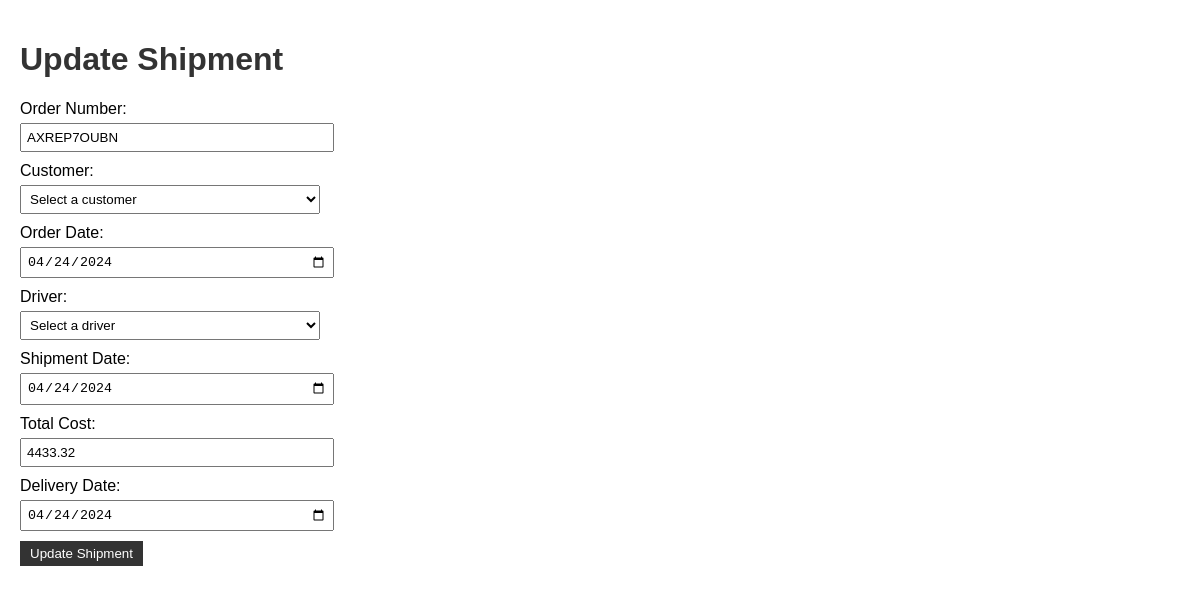
The app's page /update_shipment/28/ with its own data.
### tracker/models.py (models this page shows, shortened)
class Shipment(models.Model):
    order_number = models.CharField(max_length=100)
    customer = models.ForeignKey('Customer', on_delete=models.CASCADE, null=True)
    order_date = models.DateField(null=True, blank=True)
    driver = models.ForeignKey('Driver', on_delete=models.CASCADE, null=True, blank=True)
    shipment_date = models.DateField(null=True, blank=True)
    status = models.CharField(max_length=20, default='Pending')
    total_cost = models.FloatField(default=0)
    vehicle = models.ForeignKey('Vehicle', on_delete=models.SET_NULL, null=True, blank=True)
    delivery_date = models.DateField(null=True, blank=True)

### tracker/views.py (the view, shortened to what this page needs)
# urls.py: path('update_shipment/<int:shipment_id>/', views.update_shipment, name='update_shipment'),
def update_shipment(request, shipment_id):
    shipment = Shipment.objects.get(id=shipment_id)
    drivers = Driver.objects.all()
    customers = Customer.objects.all()
    vehicles = Vehicle.objects.all()
    return render(request, 'update_shipment.html', {'shipment': shipment, 'drivers': drivers, 'customers': customers, 'vehicles': vehicles})

### tracker/templates/update_shipment.html (shortened to what this page needs)
<!DOCTYPE html>
<html>
<head>
</head>
<body>
    <h1>Update Shipment</h1>
    <form method="post">
        <label for="orderNumber">Order Number:</label>
        <input type="text" id="orderNumber" name="orderNumber" value="{{ shipment.order_number }}" required><br>
        <label for="customerId">Customer:</label>
        <select id="customerId" name="customerId">
            <option value="">Select a customer</option>
        </select><br>
        <label for="orderDate">Order Date:</label>
        <input type="date" id="orderDate" name="orderDate" value="{{ shipment.order_date|date:'Y-m-d' }}" required><br>
        <label for="driverId">Driver:</label>
        <select id="driverId" name="driverId">
            <option value="">Select a driver</option>
        </select><br>
        <label for="shipmentDate">Shipment Date:</label>
        <input type="date" id="shipmentDate" name="shipmentDate" value="{{ shipment.shipment_date|date:'Y-m-d' }}" required><br>
        <label for="totalCost">Total Cost:</label>
        <input type="number" id="totalCost" name="totalCost" step="0.01" value="{{ shipment.total_cost }}" required><br>
        <label for="deliveryDate">Delivery Date:</label>
        <input type="date" id="deliveryDate" name="deliveryDate" value="{{ shipment.delivery_date|date:'Y-m-d' }}" required><br>
        <input type="submit" value="Update Shipment">
    </form>
</body>
</html>

### tracker/templates/update_shipment.html (style rules this page uses)
body { font-family: Arial, sans-serif; margin: 0; padding: 20px; }
h1 { color: #333; }
form { margin-bottom: 20px; }
label { display: block; margin-bottom: 5px; }
input[type="text"], input[type="number"], input[type="date"], select { width: 300px; padding: 5px; margin-bottom: 10px; }
input[type="submit"] { padding: 5px 10px; background-color: #333; color: #fff; border: none; cursor: pointer; }

### records on screen
Shipment: orderNumber "AXREP7OUBN", orderDate "04/24/2024", shipmentDate "04/24/2024", totalCost "4433.32", deliveryDate "04/24/2024"
